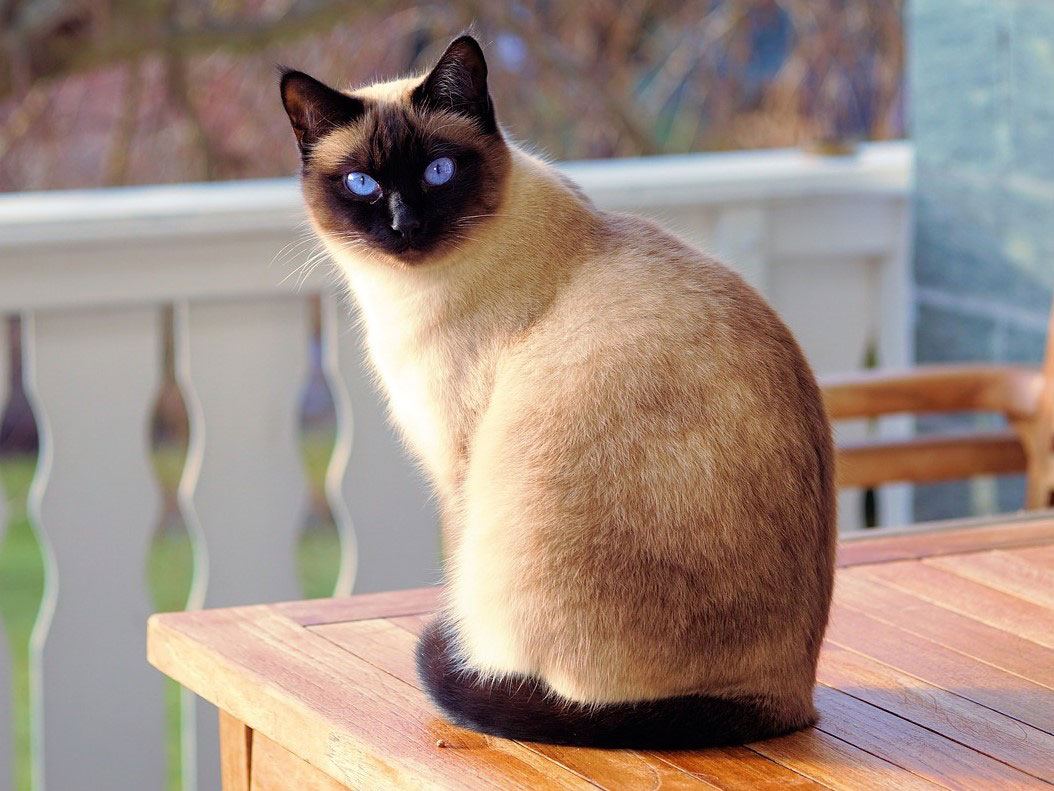
#> input picture HDT/HDT1/cat.jpg, 1054 x 791 px
$ jupyter execute --allow-errors HDT1_Practica.ipynb
#> lines starting #> are read from the running program, lines starting #| are printed output that depends on the picture
#> further down, img is the input picture: shape (791, 1054, 3); mean B, G, R 129, 139.5, 158
# Visión por Computadora

## Integrantes

- Sergio Orellana 221122
- Rodrigo Mansilla 22611
- Ricardo Chuy 221007

[cell 1]
import cv2
import numpy as np
import matplotlib.pyplot as plt

[cell 2]
def show_wrong_rgb_img(img, title="Imagen", cmap=None):
    # esta funcion es para mostrar que es lo que pasa si no se hace la correccion
    # de los canales de color de BGR a RGB
    plt.figure(figsize=(6, 6))
    plt.title(title)
    plt.imshow(img, cmap=cmap)
    plt.axis('off')
    plt.show()

def show_img(img, title="Imagen", cmap=None):
    plt.figure(figsize=(6, 6))
    plt.title(title)
    # TODO: Matplotlib espera RGB, OpenCV carga BGR.
    # Verifica si la imagen tiene 3 canales y conviértela para visualización correcta.
    if len(img.shape) == 3 and cmap is None:
        img_show = cv2.cvtColor(img, cv2.COLOR_BGR2RGB)
    else:
        img_show = img

    plt.imshow(img_show, cmap=cmap)
    plt.axis('off')
    plt.show()

## Ejercicio 1: Contraste y Brillo Vectorizado

[cell 3]
def manual_contrast_brightness(image, alpha, beta):
    """
    Aplica g(x) = alpha * f(x) + beta de forma segura.
    Args:
        image: numpy array uint8
        alpha: float (contraste)
        beta: float (brillo)
    Returns:
        numpy array uint8
    """
#> called with alpha = 1.5, beta = 20
    # RETO 1: Implementar pipeline seguro
    # 1. Convertir a float32 y normalizar a [0, 1]
    # 2. Aplicar fórmula matemática vectorizada (Sin bucles for)
    # 3. Aplicar np.clip para evitar valores fuera de rango
    # 4. Des-normalizar (x255) y castear a uint8

    # Se convierte la imagen a float32 y se normaliza a [0, 1]
    img_float = image.astype(np.float32) / 255.0

    # Se aplicó la fórmula matemática de forma vectorizada sin bucles
    beta_norm = beta / 255.0
    transformed = alpha * img_float + beta_norm

    # Se aplica np.clip para evitar valores fuera de rango
    clipped = np.clip(transformed, 0.0, 1.0)
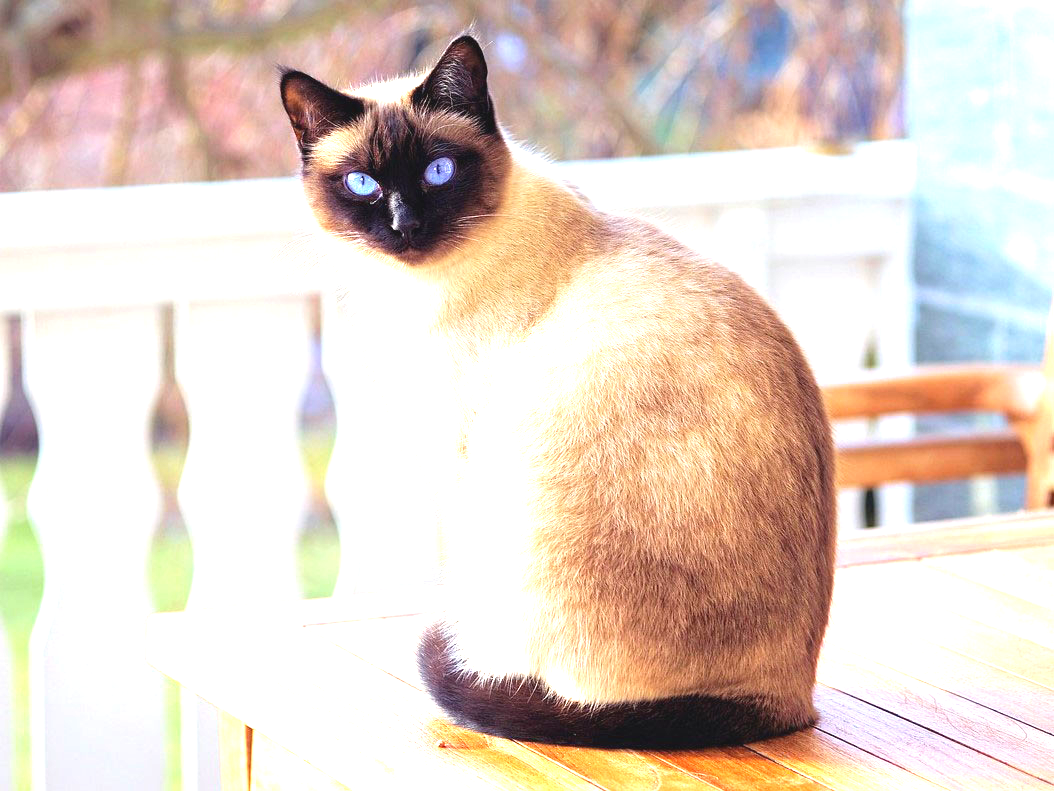
#> clipped: shape (791, 1054, 3) float32; mean B, G, R 0.781, 0.823, 0.884

    # Se realizó la des-normalización y el casteo a uint8
    processed_img = (clipped * 255.0).astype(np.uint8)

    return processed_img

**Promt utilizado:**

Implementa manual_contrast_brightness(image, alpha, beta) en NumPy: uint8→float32→/255, aplica g=alpha*f+beta, hace clip[0,1], luego *255 y regresa a uint8, sin cv2.convertScaleAbs

**Cómo funcionó:**

Yo convertí la imagen a float32 y la normalicé; luego apliqué la fórmula lineal a todos los píxeles a la vez con NumPy, recorté el rango para que no hubiera valores inválidos y regresé a uint8 para visualizar/guardar correctamente.

[cell 4]
# Cargar imagen (Asegúrate de tener una imagen 'cat.jpg')
img = cv2.imread('cat.jpg')

if img is None:
    print("Error: No se encontró la imagen.")
else:
    # Prueba de Contraste
    contrast_img = manual_contrast_brightness(img, 1.5, 20)
    show_img(contrast_img, "Contraste Alto (Manual)")

## Ejercicio 2: Corrección Gamma Manual

[cell 5]
def manual_gamma_correction(image, gamma):
    """
    Aplica V_out = V_in ^ gamma
    """
#> called with gamma = 2
    # RETO 2: Implementar corrección Gamma
    # Recordar: La operación potencia es costosa.
    # Usar Look-Up Table (LUT) es una optimización común, pero aquí usa matemáticas directas en float.

    # normalizacion de float
    img_float = image.astype(np.float32) / 255.0

    # correccion con el valor gamma usnado potencia, usando numpy para no iterar sobre cada uno
    corrected_power = np.power(img_float, gamma)
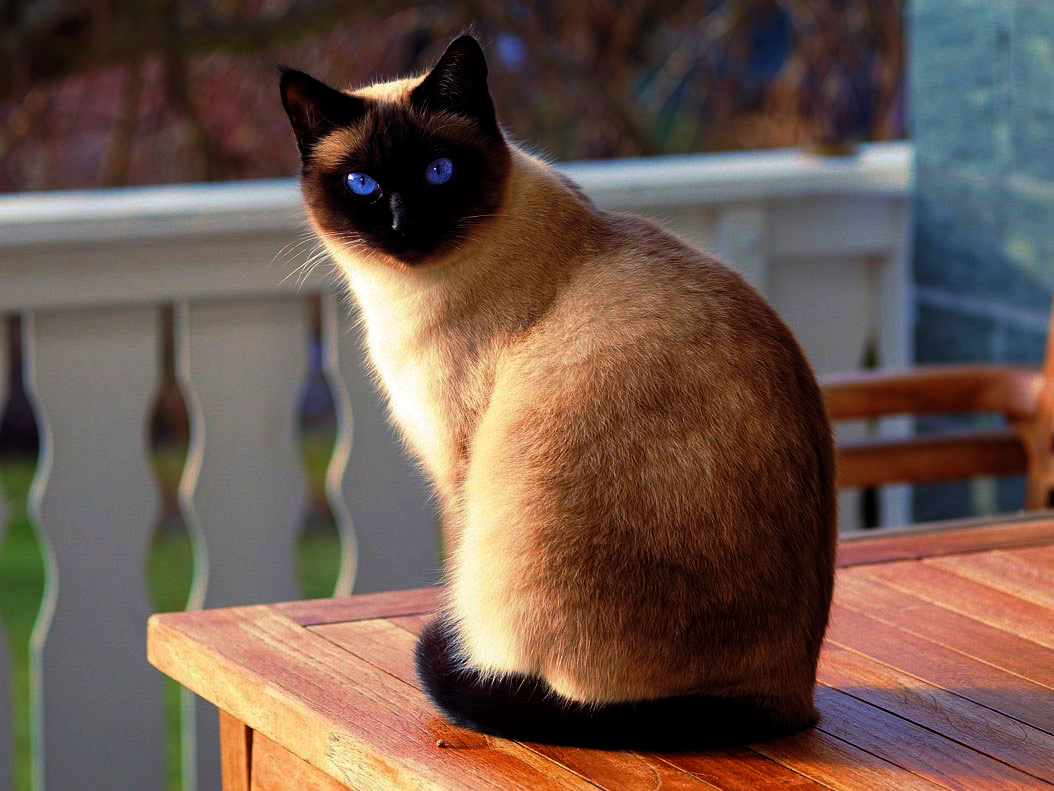
#> corrected_power: shape (791, 1054, 3) float32; mean B, G, R 0.302, 0.344, 0.428

    # arreglar clipping, de igual forma usando numpy para evitar iterar
    # y tner valores fuera de rango
    correcteed_clipping = np.clip(corrected_power, 0 , 1)

    # desnomalizar para regresar a uint 8 para que se pueda mostrar la imagen
    gamm_img = (correcteed_clipping * 255.00).astype(np.uint8)

    return gamm_img

**Promt:**

Implementa manual_gamma_correction(image, gamma) aplicando Vout = Vin^gamma vectorizado: uint8→float32→/255, np.power, clip[0,1], *255 y uint8 (sin LUT).

**Cómo funcionó:**

Yo normalicé la imagen y elevé cada valor (en bloque) a gamma, lo que redistribuye intensidades (gamma > 1 oscurece medios tonos, gamma < 1 aclara). Luego recorté valores y convertí de vuelta a uint8.

[cell 6]
# Prueba de Gamma
if img is not None:
    gamma_img = manual_gamma_correction(img, 2) # Aclarar sombras
    show_img(gamma_img, "Corrección Gamma 2")

$ run again, with HDT/HDT1/repo_imgs/wrong_colors_example.png saved as HDT/HDT1/cat.jpg
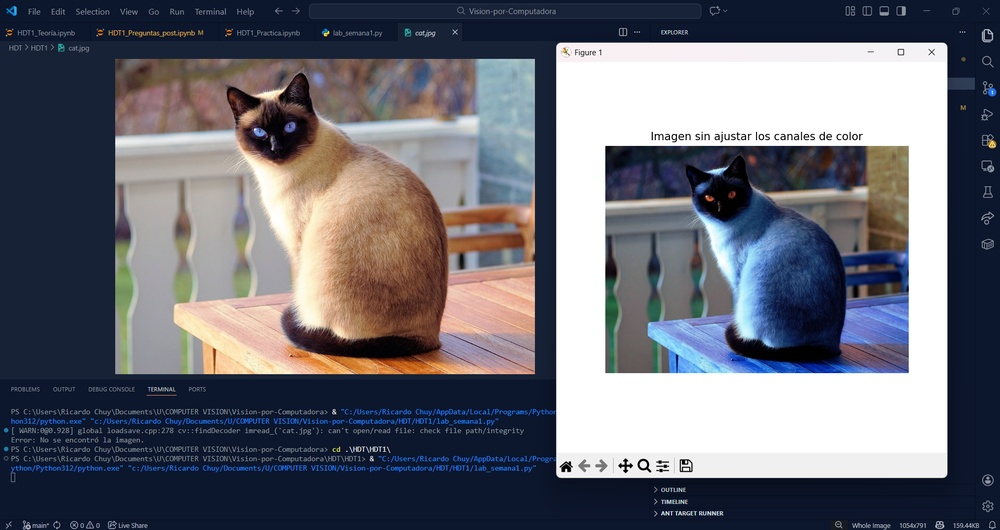
#> input picture HDT/HDT1/repo_imgs/wrong_colors_example.png, 1000 x 530 px, shrunk from 1918 x 1017 before the run
#> img is the input picture: shape (530, 1000, 3); mean B, G, R 116.3, 106.6, 105.2
#> in manual_contrast_brightness, `clipped = np.clip(transformed, 0.0, 1.0)`:
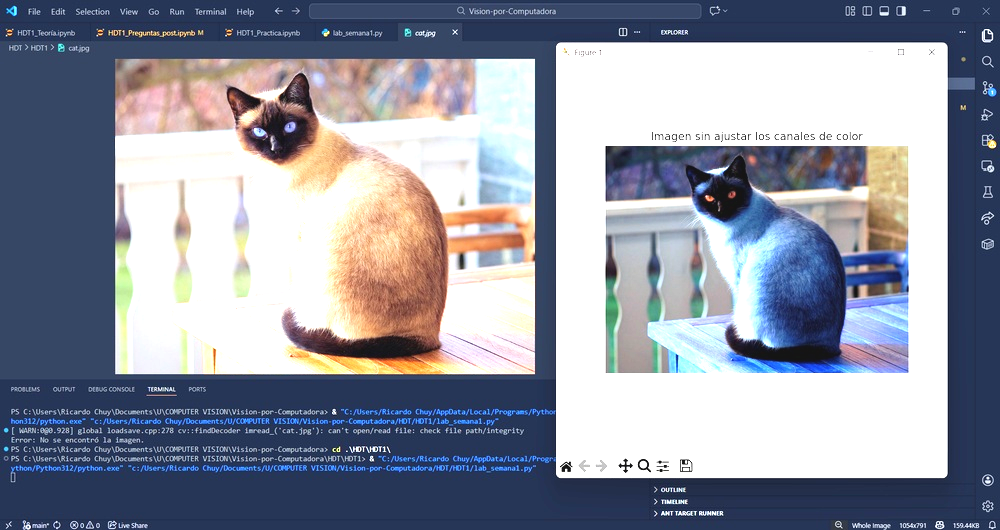
#> clipped: shape (530, 1000, 3) float32; mean B, G, R 0.634, 0.579, 0.561
#> in manual_gamma_correction, `corrected_power = np.power(img_float, gamma)`:
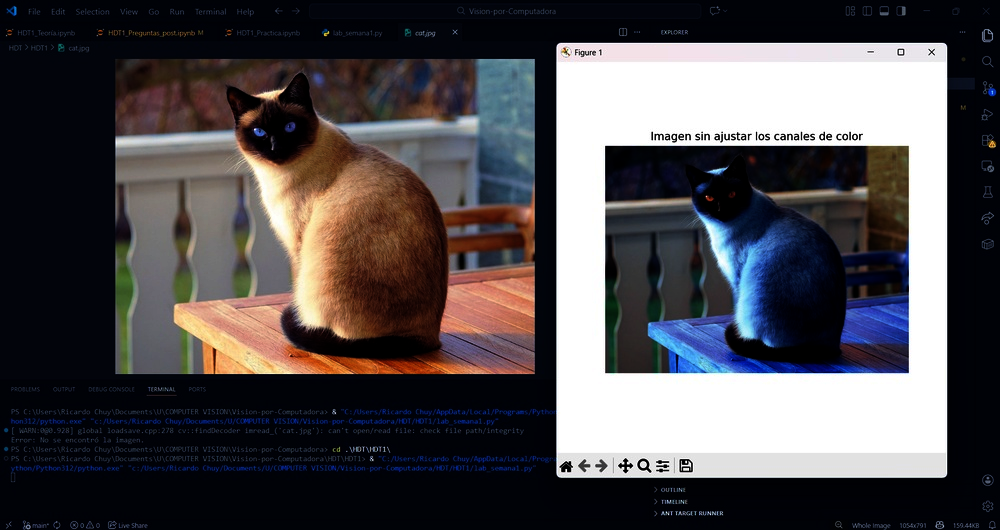
#> corrected_power: shape (530, 1000, 3) float32; mean B, G, R 0.312, 0.299, 0.312
